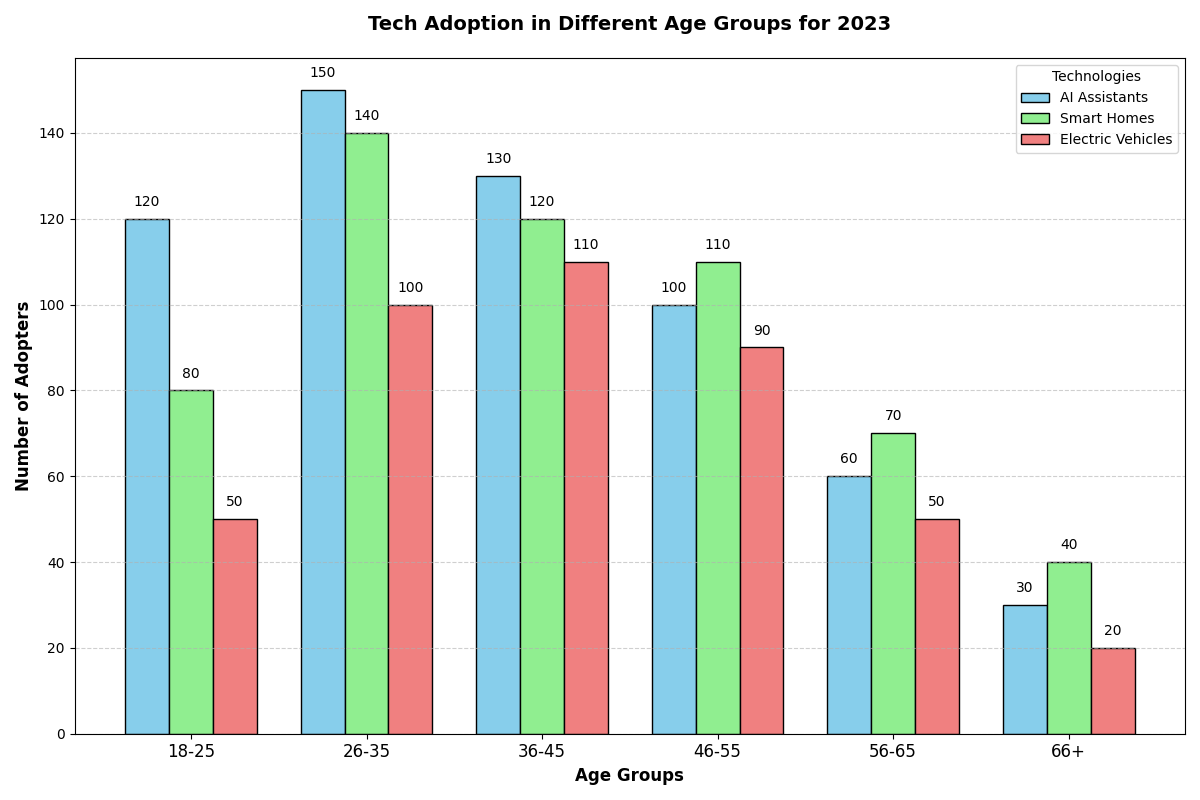

Python code for this plot:
import matplotlib.pyplot as plt
import numpy as np

# Backstory: Tracking Tech Adoption in Different Age Groups
# The dataset represents the number of people in different age groups 
# who have adopted three major technologies: AI Assistants, Smart Homes, and Electric Vehicles.

# Age Groups
age_groups = ['18-25', '26-35', '36-45', '46-55', '56-65', '66+']

# Data inputs
ai_assistants = [120, 150, 130, 100, 60, 30]
smart_homes = [80, 140, 120, 110, 70, 40]
electric_vehicles = [50, 100, 110, 90, 50, 20]

# Create figure and axis objects
fig, ax = plt.subplots(figsize=(12, 8))

# Bar widths
width = 0.25

# Set the positions of the bars on the x-axis
bar1 = np.arange(len(age_groups))
bar2 = [x + width for x in bar1]
bar3 = [x + width for x in bar2]

# Plotting the bars
ax.bar(bar1, ai_assistants, width, label='AI Assistants', color='skyblue', edgecolor='black')
ax.bar(bar2, smart_homes, width, label='Smart Homes', color='lightgreen', edgecolor='black')
ax.bar(bar3, electric_vehicles, width, label='Electric Vehicles', color='lightcoral', edgecolor='black')

# Adding labels and title
ax.set_xlabel('Age Groups', fontsize=12, weight='bold')
ax.set_ylabel('Number of Adopters', fontsize=12, weight='bold')
ax.set_title('Tech Adoption in Different Age Groups for 2023', fontsize=14, weight='bold', pad=20)

# Customizing the x-axis values
ax.set_xticks([r + width for r in range(len(age_groups))])
ax.set_xticklabels(age_groups, fontsize=12)

# Adding value labels on top of bars
def add_value_labels(bars, values):
    for bar, value in zip(bars, values):
        ax.text(bar, value + 3, str(value), ha='center', color='black', fontsize=10)

add_value_labels(bar1, ai_assistants)
add_value_labels(bar2, smart_homes)
add_value_labels(bar3, electric_vehicles)

# Adding legend
ax.legend(title='Technologies', loc='upper right', fontsize=10)

# Add gridlines to y-axis for better readability
ax.yaxis.grid(True, linestyle='--', alpha=0.6)

# Show plot with tight layout to avoid overlap
plt.tight_layout()
plt.show()
